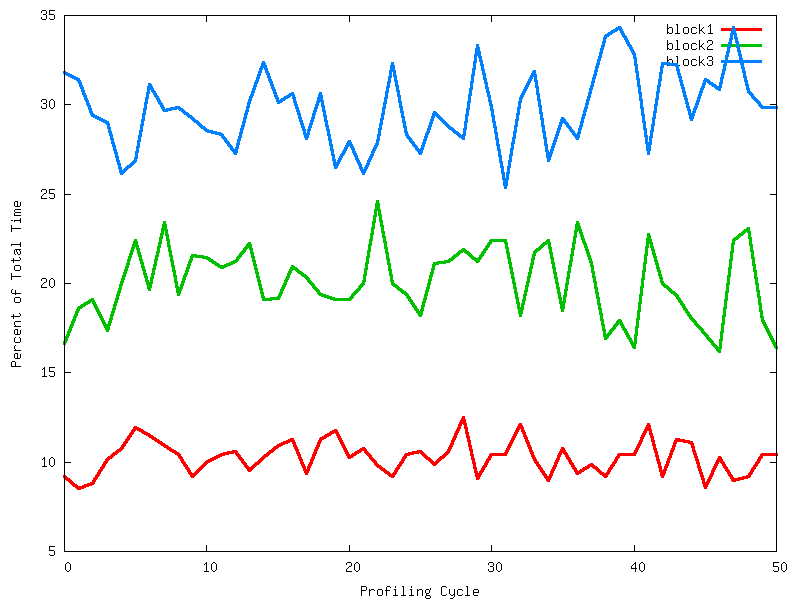

This figure's gnuplot source:
#set terminal svg size 720 540 fixed fsize 24
#set terminal png large size 800,600 xffffff
set terminal png medium xffffff

set xlabel "Profiling Cycle"

set ylabel "Percent of Total Time"
set output "results.png"
plot "results.dat" using 1:2 title "block1" with lines linewidth 4, \
	"results.dat" using 1:3 title "block2" with lines linewidth 4, \
	"results.dat" using 1:4 title "block3" with lines linewidth 4
